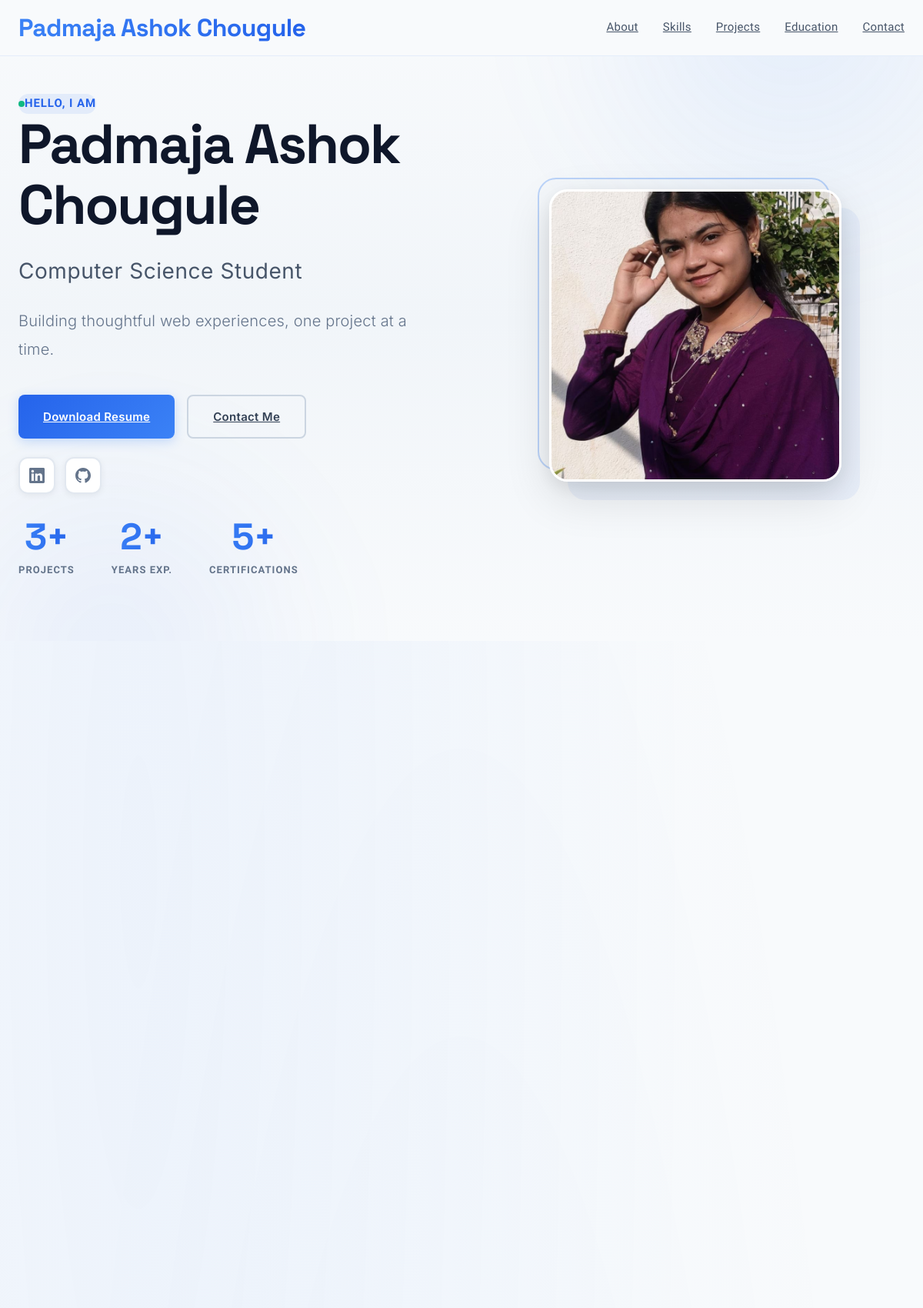
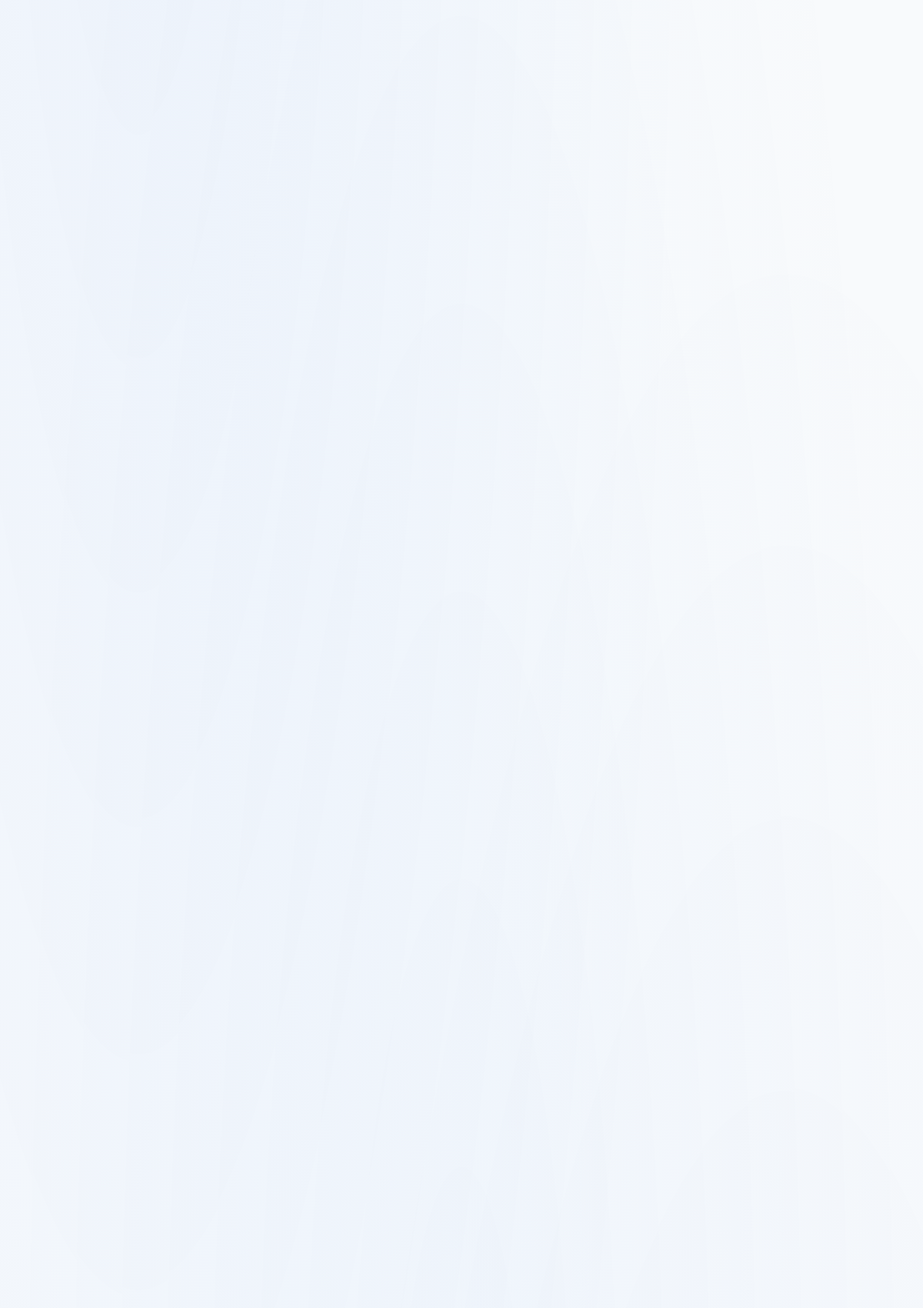
The page / (upper part) on the database its author committed (2 pictures, top to bottom).
### tables this page shows
CREATE TABLE `site_info` (
  `id` int(11) NOT NULL DEFAULT 1,
  `site_title` varchar(100) DEFAULT 'Student Portfolio',
  `name` varchar(100) NOT NULL DEFAULT 'Your Name',
  `title` varchar(100) DEFAULT 'Computer Science Student',
  `tagline` varchar(255) DEFAULT 'Building thoughtful web experiences, one project at a time.',
  `profile_photo` varchar(255) DEFAULT 'assets/img/profile.jpg',
  `resume_url` varchar(255) DEFAULT NULL,
  `hero_email` varchar(100) DEFAULT NULL,
  `about_intro` text DEFAULT NULL,
  `education_background` varchar(255) DEFAULT NULL,
  `career_goal` text DEFAULT NULL,
  `strengths` text DEFAULT NULL,
  `contact_email` varchar(100) DEFAULT NULL,
  `phone` varchar(20) DEFAULT NULL,
  `linkedin` varchar(255) DEFAULT NULL,
  `github` varchar(255) DEFAULT NULL,
  `location` varchar(100) DEFAULT NULL,
  `footer_text` varchar(255) DEFAULT 'All rights reserved.'
);

### index.php (the view, shortened to what this page needs)
<?php
require __DIR__ . '/db.php';
$site = $pdo->query('SELECT * FROM site_info WHERE id = 1')->fetch();
?>
<!DOCTYPE html>
<html lang="en">
<head>
    <link rel="stylesheet" href="assets/css/styles.css">
</head>
<body>
    <header class="topbar">
        <div class="container topbar__inner">
            <div class="logo"><?= htmlspecialchars($site['name'] ?? 'Portfolio'); ?></div>
            <nav class="nav" id="nav">
                <a href="#about">About</a>
                <a href="#skills">Skills</a>
                <a href="#projects">Projects</a>
                <a href="#education">Education</a>
                <a href="#contact">Contact</a>
            </nav>
        </div>
    </header>
    <main>
        <section class="hero">
            <div class="hero__grid">
                <div class="hero__content">
                    <p class="eyebrow">Hello, I am</p>
                    <h1><?= htmlspecialchars($site['name']); ?></h1>
                    <p class="hero__title"><?= htmlspecialchars($site['title']); ?></p>
                    <p class="hero__tagline"><?= htmlspecialchars($site['tagline']); ?></p>
                    <div class="hero__actions">
                        <?php if (!empty($site['resume_url'])): ?>
                            <a class="btn" href="<?= htmlspecialchars($site['resume_url']); ?>" download>Download Resume</a>
                        <?php endif; ?>
                        <a class="btn btn--ghost" href="#contact">Contact Me</a>
                    </div>
                    <div class="hero__social">
                        <?php if (!empty($site['linkedin'])): ?>
                            <a href="<?= htmlspecialchars($site['linkedin']); ?>" target="_blank" rel="noreferrer" class="social-link" aria-label="LinkedIn">
                            </a>
                        <?php endif; ?>
                        <?php if (!empty($site['github'])): ?>
                            <a href="<?= htmlspecialchars($site['github']); ?>" target="_blank" rel="noreferrer" class="social-link" aria-label="GitHub">
                            </a>
                        <?php endif; ?>
                    </div>
                    <div class="hero__stats">
                        <div class="stat">
                            <div class="stat__number">3+</div>
                            <div class="stat__label">Projects</div>
                        </div>
                        <div class="stat">
                            <div class="stat__number">2+</div>
                            <div class="stat__label">Years Exp.</div>
                        </div>
                        <div class="stat">
                            <div class="stat__number">5+</div>
                            <div class="stat__label">Certifications</div>
                        </div>
                    </div>
                </div>
                <div class="hero__image">
                    <div class="hero__photo-wrap">
                        <img class="hero__photo" src="<?= htmlspecialchars($site['profile_photo'] ?? 'assets/img/profile.jpg'); ?>" alt="Profile photo" onclick="window.location.href='admin/login.php'" style="cursor: pointer;" title="Click to access admin panel">
                    </div>
                </div>
            </div>
        </section>
    </main>
</body>
</html>

### rows shown on the page
site_info: name "Padmaja Ashok Chougule", title "Computer Science Student", tagline "Building thoughtful web experiences, one project at a time.", profile_photo (picture)
